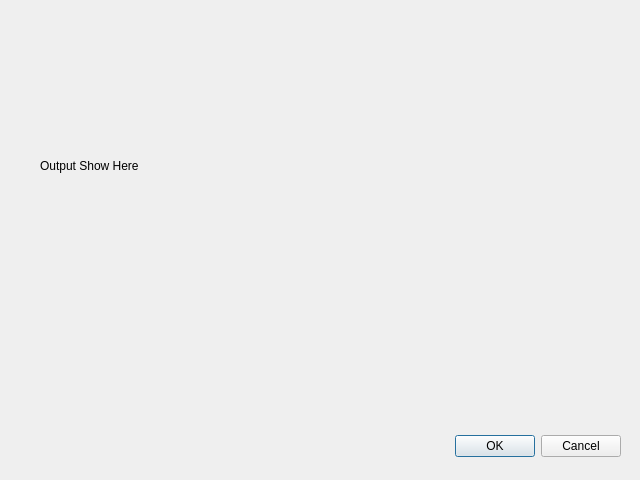
<?xml version="1.0" encoding="UTF-8"?>
<ui version="4.0">
 <class>Result</class>
 <widget class="QDialog" name="Result">
  <property name="geometry">
   <rect>
    <x>0</x>
    <y>0</y>
    <width>640</width>
    <height>480</height>
   </rect>
  </property>
  <property name="windowTitle">
   <string>Dialog</string>
  </property>
  <widget class="QDialogButtonBox" name="buttonBox">
   <property name="geometry">
    <rect>
     <x>280</x>
     <y>430</y>
     <width>341</width>
     <height>32</height>
    </rect>
   </property>
   <property name="orientation">
    <enum>Qt::Horizontal</enum>
   </property>
   <property name="standardButtons">
    <set>QDialogButtonBox::Cancel|QDialogButtonBox::Ok</set>
   </property>
  </widget>
  <widget class="QLabel" name="label">
   <property name="geometry">
    <rect>
     <x>40</x>
     <y>70</y>
     <width>331</width>
     <height>191</height>
    </rect>
   </property>
   <property name="text">
    <string>Output Show Here</string>
   </property>
  </widget>
 </widget>
 <resources/>
 <connections>
  <connection>
   <sender>buttonBox</sender>
   <signal>accepted()</signal>
   <receiver>Result</receiver>
   <slot>accept()</slot>
   <hints>
    <hint type="sourcelabel">
     <x>248</x>
     <y>254</y>
    </hint>
    <hint type="destinationlabel">
     <x>157</x>
     <y>274</y>
    </hint>
   </hints>
  </connection>
  <connection>
   <sender>buttonBox</sender>
   <signal>rejected()</signal>
   <receiver>Result</receiver>
   <slot>reject()</slot>
   <hints>
    <hint type="sourcelabel">
     <x>316</x>
     <y>260</y>
    </hint>
    <hint type="destinationlabel">
     <x>286</x>
     <y>274</y>
    </hint>
   </hints>
  </connection>
 </connections>
</ui>
